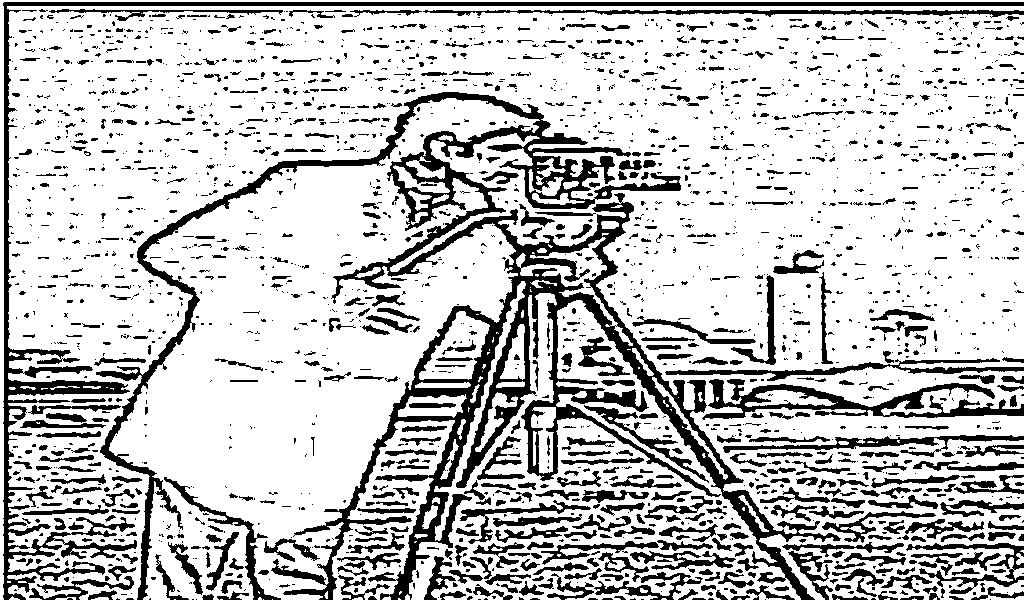
#> input picture Sketch version.jpg, 1024 x 600 px
$ python main.py --image 'Sketch version.jpg'
#> lines starting #> are read from the running program, lines starting #| are printed output that depends on the picture
#> the answer given: 1
#> in render, img_rgb is the input picture: shape (600, 1024, 3); min 0, max 255, mean 196.4
### blacknwhite_filter.py
import cv2
class BlacknWhite(object):
	"""BlacknWhite Filter
		A class that applies BlacknWhite filter to an image.
		The class uses downsampling, bilateral filter and upsampling to create
		a BlacknWhite filter.
	"""
	def __init__(self):
		pass

	def resize(self,image,window_height = 500):
#> called with window_height = 500
		aspect_ratio = float(image.shape[1])/float(image.shape[0])
#> aspect_ratio = 1.71
		window_width = window_height/aspect_ratio
#> window_width = 293
		image = cv2.resize(image, (int(window_height),int(window_width)))
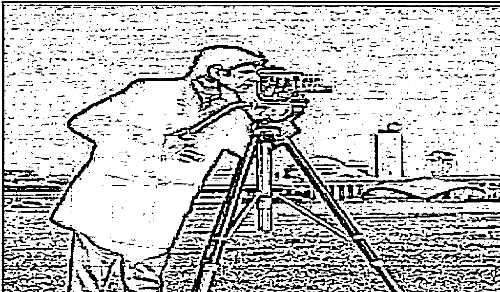
#> image: shape (292, 500, 3); min 0, max 255, mean 196.2
		return image

	def render(self, img_rgb):
		img_rgb = cv2.imread(img_rgb)
		img_rgb = self.resize(img_rgb,500)
		numDownSamples = 2       # number of downscaling steps
		numBilateralFilters = 50  # number of bilateral filtering steps

		# -- STEP 1 --
		# downsample image using Gaussian pyramid
		img_color = img_rgb
		for _ in range(numDownSamples):
			img_color = cv2.pyrDown(img_color)
#> this loop made 2 passes
#> pass 1, in render, `img_color = cv2.pyrDown(img_color)`:
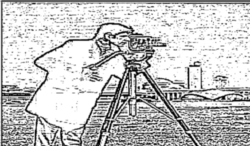
#> img_color: shape (146, 250, 3); min 0, max 255, mean 195.9
#> pass 2, in render, `img_color = cv2.pyrDown(img_color)`:
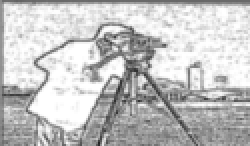
#> img_color: shape (73, 125, 3) (shown 2 times larger); min 37, max 255, mean 195.5
		#cv2.imshow("downcolor",img_color)
		#cv2.waitKey(0)
		# repeatedly apply small bilateral filter instead of applying
		# one large filter
		for _ in range(numBilateralFilters):
			img_color = cv2.bilateralFilter(img_color, 9, 9, 7)
		#cv2.imshow("bilateral filter",img_color)
		#cv2.waitKey(0)
		# upsample image to original size
		for _ in range(numDownSamples):
			img_color = cv2.pyrUp(img_color)
#> this loop made 2 passes
#> pass 1, in render, `img_color = cv2.pyrUp(img_color)`:
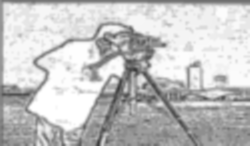
#> img_color: shape (146, 250, 3); min 59, max 255, mean 196.3
		#cv2.imshow("upscaling",img_color)
		#cv2.waitKey(0)
		# -- STEPS 2 and 3 --
		# convert to grayscale and apply median blur
		img_gray = cv2.cvtColor(img_rgb, cv2.COLOR_RGB2GRAY)
		return img_gray

	def start(self, img_path):
		tmp_canvas =BlacknWhite() #make a temporary object
		file_name = img_path #File_name will come here
		res = tmp_canvas.render(file_name)
		cv2.imwrite("BlacNwhite_version.jpg", res)
		cv2.imshow("BlacNwhite version", res)
		cv2.waitKey(0)
		cv2.destroyAllWindows()
		print("Image saved as 'BlacNwhite_version.jpg'")

### cartoon_filter.py
import cv2
class Cartoonizer(object):
	"""Cartoonizer effect
		A class that applies a cartoon effect to an image.
		The class uses a bilateral filter and adaptive thresholding to create
		a cartoon effect.
	"""
	def __init__(self):
		pass

	# [65 lines left out: functions resize, render, start, not called in this run]

### sketch_filter.py
import cv2
class Sketcher(object):
	"""Sketch Filter
		A class that applies Sketch filter to an image.
		The class uses a bilateral filter and adaptive thresholding to create
		a  sketch.
	"""
	def __init__(self):
		pass

	# [55 lines left out: functions resize, render, start, not called in this run]


### negative_filter.py
import cv2

# find max GSV
# [6 lines left out: function findMax, not called in this run]

class Negative(object):

	def __init__(self):
		pass

	# [33 lines left out: functions resize, render, start, not called in this run]


### vintage_filter.py
import cv2

class Vintage(object):
	"""Vintage filter ---
		This class will apply vintage filter to an image
		by applying a sepia tone to the image.
	"""

	def __init__(self):
		pass

	# [42 lines left out: functions resize, render, start, not called in this run]

### cool_filter.py
import cv2
import numpy as np
from scipy.interpolate import UnivariateSpline

class Cool(object):
	"""cool_filter ---
		This class will apply cool filter to an image
		by giving a sky blue effect to the input image.
	"""

	def __init__(self):
		# create look-up tables for increasing and decreasing red and blue resp.
		self.increaseChannel = self.LUT_8UC1([0, 64, 128, 192, 256],
												 [0, 70, 140, 210, 256])
		self.decreaseChannel = self.LUT_8UC1([0, 64, 128, 192, 256],
												 [0, 30,  80, 120, 192])

	# [21 lines left out: functions resize, render, not called in this run]

	def LUT_8UC1(self, x, y):
		#Create look-up table using scipy spline interpolation function
		spl = UnivariateSpline(x, y)
		return spl(range(256))

	# [9 lines left out: function start, not called in this run]

### main.py
import argparse as arg
import sys

import blacknwhite_filter
import cartoon_filter
import sketch_filter
import negative_filter
import vintage_filter
import cool_filter

bnw = blacknwhite_filter.BlacknWhite()
crt = cartoon_filter.Cartoonizer()
skch = sketch_filter.Sketcher()
ngtv = negative_filter.Negative()
vntg = vintage_filter.Vintage()
cool = cool_filter.Cool()

parser = arg.ArgumentParser('Image-Filters')

parser.add_argument("-i", "--image", required = True,  metavar = '', help = "Input Image Path")
args = parser.parse_args()

#main function
if __name__ == '__main__':
	print("Please select filter :\n" \
		"1. Black and White\n" \
		"2. Cartoon\n" \
		"3. Cool\n" \
		"4. Sketch\n" \
		"5. Negative\n" \
		"6. Vintage\n" \
		"0 to exit\n")

	filter_num = input("Select filters from 1, 2, 3, 4, 5, 6 : ")
	while(filter_num != 0):
		if(filter_num == "1"):

			bnw.start(args.image)

		elif(filter_num == "2"):

			crt.start(args.image)

		elif(filter_num == "3"):

			cool.start(args.image)

		elif(filter_num == "4"):

			skch.start(args.image)

		elif(filter_num == "5"):

			ngtv.start(args.image)

		elif(filter_num == "6"):

			vntg.start(args.image)

		elif(filter_num == "0"):

			print("Exit")
			sys.exit()

		filter_num = input("\nSelect filters from 1, 2, 3, 4, 5, 6 : ")
#> the answer given: 1
#> (the run stopped early here; a loop or call above may not have finished)
